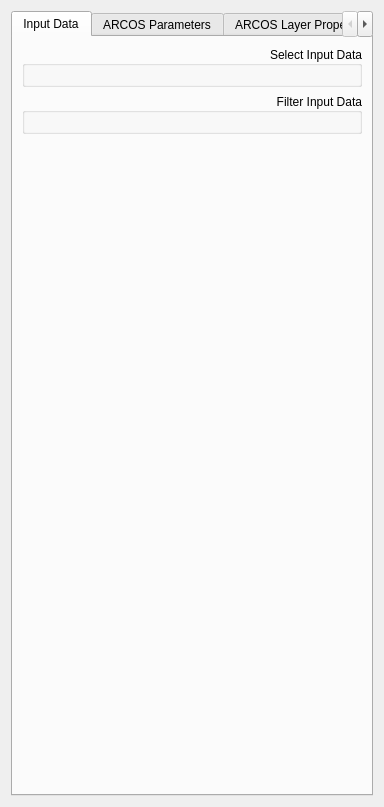
<?xml version="1.0" encoding="UTF-8"?>
<ui version="4.0">
 <class>MainWindow</class>
 <widget class="QWidget" name="MainWindow">
  <property name="geometry">
   <rect>
    <x>0</x>
    <y>0</y>
    <width>384</width>
    <height>807</height>
   </rect>
  </property>
  <property name="windowTitle">
   <string comment="Hell0" extracomment="Whats"/>
  </property>
  <property name="accessibleName">
   <string comment="Page" extracomment="Page"/>
  </property>
  <layout class="QGridLayout" name="gridLayout_9">
   <item row="1" column="0">
    <widget class="QTabWidget" name="maintabwidget">
     <property name="toolTip">
      <string/>
     </property>
     <property name="whatsThis">
      <string>&lt;html&gt;&lt;head/&gt;&lt;body&gt;&lt;p&gt;Various Export functionallity&lt;/p&gt;&lt;/body&gt;&lt;/html&gt;</string>
     </property>
     <property name="tabPosition">
      <enum>QTabWidget::North</enum>
     </property>
     <property name="tabShape">
      <enum>QTabWidget::Rounded</enum>
     </property>
     <property name="currentIndex">
      <number>0</number>
     </property>
     <property name="elideMode">
      <enum>Qt::ElideNone</enum>
     </property>
     <property name="usesScrollButtons">
      <bool>true</bool>
     </property>
     <property name="documentMode">
      <bool>false</bool>
     </property>
     <property name="tabsClosable">
      <bool>false</bool>
     </property>
     <property name="movable">
      <bool>false</bool>
     </property>
     <widget class="QWidget" name="InputData_tab">
      <attribute name="title">
       <string>Input Data</string>
      </attribute>
      <attribute name="toolTip">
       <string>&lt;html&gt;&lt;head/&gt;&lt;body&gt;&lt;p&gt;Load and prepare input data for processing with ARCOS&lt;/p&gt;&lt;/body&gt;&lt;/html&gt;</string>
      </attribute>
      <layout class="QVBoxLayout" name="verticalLayout_2">
       <item>
        <widget class="QGroupBox" name="inputdata_groupBox">
         <property name="sizePolicy">
          <sizepolicy hsizetype="MinimumExpanding" vsizetype="Preferred">
           <horstretch>0</horstretch>
           <verstretch>0</verstretch>
          </sizepolicy>
         </property>
         <property name="layoutDirection">
          <enum>Qt::LeftToRight</enum>
         </property>
         <property name="title">
          <string>Select Input Data</string>
         </property>
         <property name="alignment">
          <set>Qt::AlignRight|Qt::AlignTrailing|Qt::AlignVCenter</set>
         </property>
         <layout class="QGridLayout" name="gridLayout"/>
        </widget>
       </item>
       <item>
        <widget class="QGroupBox" name="filter_groupBox">
         <property name="sizePolicy">
          <sizepolicy hsizetype="MinimumExpanding" vsizetype="Preferred">
           <horstretch>0</horstretch>
           <verstretch>0</verstretch>
          </sizepolicy>
         </property>
         <property name="contextMenuPolicy">
          <enum>Qt::DefaultContextMenu</enum>
         </property>
         <property name="layoutDirection">
          <enum>Qt::LeftToRight</enum>
         </property>
         <property name="title">
          <string>Filter Input Data</string>
         </property>
         <property name="alignment">
          <set>Qt::AlignRight|Qt::AlignTrailing|Qt::AlignVCenter</set>
         </property>
         <property name="checkable">
          <bool>false</bool>
         </property>
         <layout class="QGridLayout" name="gridLayout_2"/>
        </widget>
       </item>
       <item>
        <spacer name="verticalSpacer">
         <property name="orientation">
          <enum>Qt::Vertical</enum>
         </property>
         <property name="sizeType">
          <enum>QSizePolicy::Expanding</enum>
         </property>
         <property name="sizeHint" stdset="0">
          <size>
           <width>20</width>
           <height>40</height>
          </size>
         </property>
        </spacer>
       </item>
      </layout>
     </widget>
     <widget class="QWidget" name="ArcosParam_tab">
      <attribute name="title">
       <string>ARCOS Parameters</string>
      </attribute>
      <attribute name="toolTip">
       <string>&lt;html&gt;&lt;head/&gt;&lt;body&gt;&lt;p&gt;Choose ARCOS parameters to binarize, detrend and detect collective events&lt;/p&gt;&lt;/body&gt;&lt;/html&gt;</string>
      </attribute>
      <layout class="QGridLayout" name="gridLayout_11">
       <item row="0" column="0">
        <layout class="QVBoxLayout" name="arcos_layout"/>
       </item>
       <item row="1" column="0">
        <spacer name="verticalSpacer_3">
         <property name="orientation">
          <enum>Qt::Vertical</enum>
         </property>
         <property name="sizeHint" stdset="0">
          <size>
           <width>20</width>
           <height>40</height>
          </size>
         </property>
        </spacer>
       </item>
      </layout>
     </widget>
     <widget class="QWidget" name="LayerProp_tab">
      <attribute name="title">
       <string>ARCOS Layer Properties</string>
      </attribute>
      <attribute name="toolTip">
       <string>&lt;html&gt;&lt;head/&gt;&lt;body&gt;&lt;p&gt;Adjust Properties of layers generated with ARCOS.&lt;/p&gt;&lt;/body&gt;&lt;/html&gt;</string>
      </attribute>
      <layout class="QVBoxLayout" name="verticalLayout_4">
       <item>
        <layout class="QVBoxLayout" name="layer_prop_layout"/>
       </item>
       <item>
        <spacer name="verticalSpacer_2">
         <property name="orientation">
          <enum>Qt::Vertical</enum>
         </property>
         <property name="sizeHint" stdset="0">
          <size>
           <width>20</width>
           <height>40</height>
          </size>
         </property>
        </spacer>
       </item>
      </layout>
     </widget>
     <widget class="QWidget" name="Plots_tab">
      <attribute name="title">
       <string>Plots</string>
      </attribute>
      <attribute name="toolTip">
       <string>Various Plots with time-series stats and collective even stats</string>
      </attribute>
      <layout class="QVBoxLayout" name="verticalLayout_3">
       <item>
        <layout class="QVBoxLayout" name="tsplots_layout"/>
       </item>
       <item>
        <layout class="QVBoxLayout" name="evplots_layout"/>
       </item>
       <item>
        <spacer name="verticalSpacer_4">
         <property name="orientation">
          <enum>Qt::Vertical</enum>
         </property>
         <property name="sizeHint" stdset="0">
          <size>
           <width>20</width>
           <height>40</height>
          </size>
         </property>
        </spacer>
       </item>
      </layout>
     </widget>
     <widget class="QWidget" name="Export_tab">
      <attribute name="title">
       <string>Export</string>
      </attribute>
      <layout class="QVBoxLayout" name="verticalLayout_5">
       <item>
        <layout class="QVBoxLayout" name="export_layout"/>
       </item>
       <item>
        <spacer name="verticalSpacer_5">
         <property name="orientation">
          <enum>Qt::Vertical</enum>
         </property>
         <property name="sizeHint" stdset="0">
          <size>
           <width>20</width>
           <height>40</height>
          </size>
         </property>
        </spacer>
       </item>
      </layout>
     </widget>
    </widget>
   </item>
   <item row="2" column="0">
    <layout class="QHBoxLayout" name="bottom_bar_layout"/>
   </item>
  </layout>
 </widget>
 <tabstops>
  <tabstop>maintabwidget</tabstop>
 </tabstops>
 <resources/>
 <connections/>
</ui>
